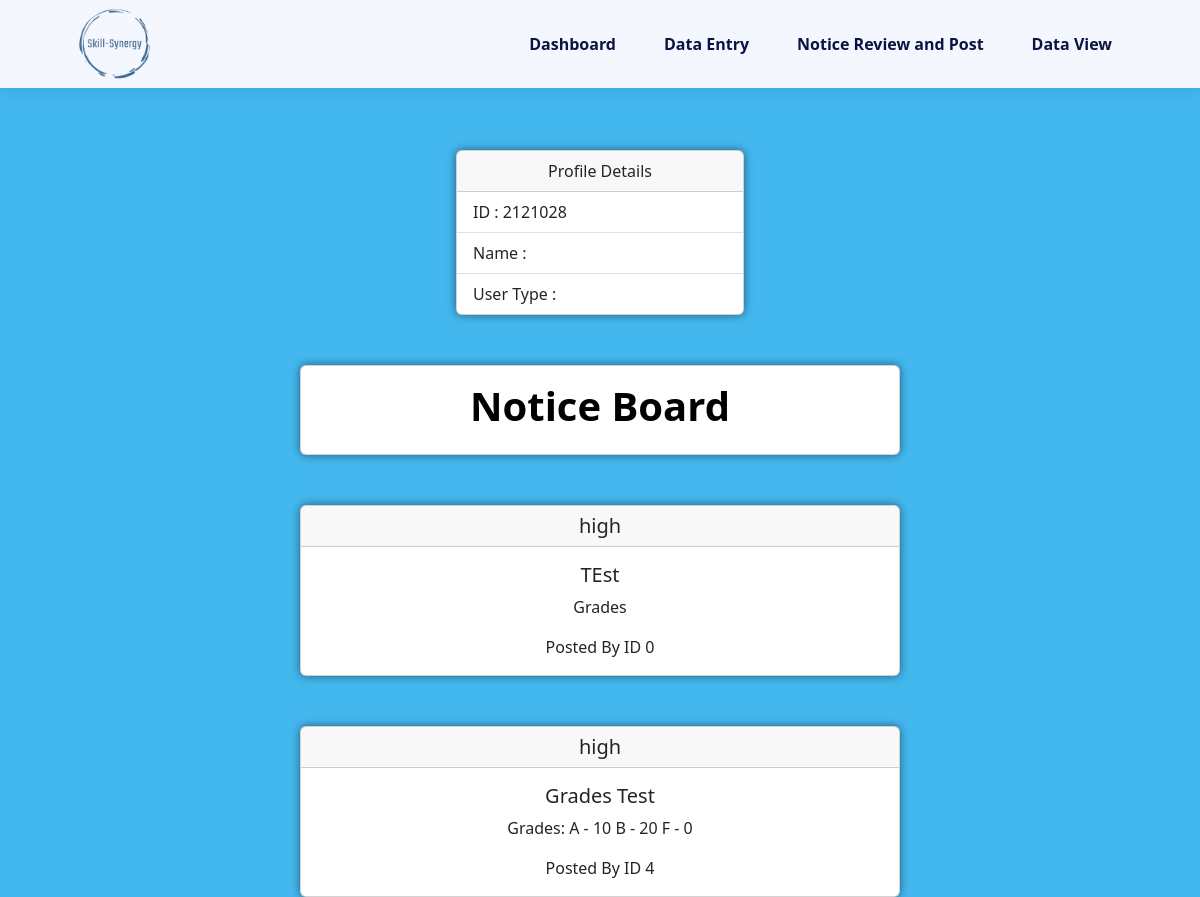
The page /admin_dashboard.php (signed in) on the database its author committed.
### tables this page shows
CREATE TABLE `notice_board` (
  `notice_id` int(11) NOT NULL,
  `title` varchar(255) NOT NULL,
  `content` varchar(255) NOT NULL,
  `date_posted` date NOT NULL,
  `posted_by` int(11) NOT NULL,
  `priority_level` varchar(4) NOT NULL
);

### admin_dashboard.php (the view, shortened to what this page needs)
<?php
$id = $_SESSION['ID'];
?>
<!DOCTYPE html>
<html lang="en">
<head>
    <link rel="stylesheet" href="https://cdnjs.cloudflare.com/ajax/libs/remixicon/3.5.0/remixicon.css" />
    <link rel="stylesheet" href="style.css" />
    <link href="https://cdn.jsdelivr.net/npm/bootstrap@5.3.2/dist/css/bootstrap.min.css" rel="stylesheet" />
</head>
<body>
    <header class="header" id="header">
        <nav class="navbar_custom nav-container">
            <img src="skill-Synergy.png" alt="" class="nav__logo">
            <div class="nav__menu" id="nav-menu">
                <ul class="nav__list">
                    <li class="nav__item">
                        <a href="admin_dashboard.php" class="nav__link">Dashboard</a>
                    </li>
                    <li class="nav__item">
                        <a href="data_entry.php" class="nav__link">Data Entry</a>
                    </li>
                    <li class="nav__item">
                        <a href="notice.php" class="nav__link">Notice Review and Post</a>
                    </li>
                    <li class="nav__item">
                        <a href="data_view.php" class="nav__link">Data View</a>
                    </li>
                </ul>
            </div>
        </nav>
    </header>
    <div>
        <div class="profile-details">
            <?php
            include 'db.php';
            $sql = "SELECT f_name,l_name,userType FROM admins where i_id = '$id'";
            $query = mysqli_query($conn, $sql);
            $info = mysqli_fetch_array($query);
            $type = $info['userType'];
            $f_name = $info['f_name'];
            $l_name = $info['l_name'];
            ?>
            <div class="card" style="width: 18rem;" id="card_2">
                <div class="card-header">
                    Profile Details
                </div>
                <ul class="list-group list-group-flush">
                    <li class="list-group-item">ID : <?= $id ?></li>
                    <li class="list-group-item">Name : <?= $f_name ?> <?= $l_name ?></li>
                    <li class="list-group-item">User Type : <?= $type ?></li>
                </ul>
            </div>
            <div class="card card_1 col-sm-6 mb-3 mb-sm-0">
            <div class="card-body ">
                <h1 class="h13">Notice Board</h1>
            </div>
        </div>
        <?php
        include 'db.php';
        $sql = "SELECT notice_id, title, content, posted_by, priority_level FROM  notice_board";
        $query = mysqli_query($conn, $sql);
        if (mysqli_num_rows($query) > 0) {
        ?>
            <?php
            while ($info = mysqli_fetch_array($query)) {
                $title = $info['title'];
                $content = $info['content'];
                $posted_by = $info['posted_by'];
                $pririty_level = $info['priority_level'];
            ?>
                <div class="card card_1 col-sm-6 mb-3 mb-sm-0">
                    <h5 class="card-header"><?= $pririty_level ?></h5>
                    <div class="card-body">
                        <h5 class="card-title"><?= $title ?></h5>
                        <p class="card-text"><?= $content ?></p>
                        <p class="card-text">Posted By ID <?= $posted_by ?></p>
                    </div>
                </div>
        <?php
            }
        }
        ?>
        </div>
    </div>
</body>
</html>

### style.css (style rules this page uses)
:root { --header-height: 3.5rem; --first-color: #06BBCC; --title-color: hsl(230, 75%, 15%); --text-color: hsl(230, 12%, 40%); --body-color: hsl(230, 100%, 98%); --container-color: hsl(230, 100%, 97%); --border-color: #06BBCC; --body-font: "Poppins", sans-serif; --h2-font-size: 1.25rem; --normal-font-size: 0.938rem; --font-regular: 400; --font-medium: 500; --font-semi-bold: 600; --z-fixed: 100; --z-modal: 1000; }
@media screen and (min-width: 1023px) { :root { --h2-font-size: 1.5rem; --normal-font-size: 1rem; } }
* { box-sizing: border-box; padding: 0; margin: 0; }
html { scroll-behavior: smooth; }
body, input, button { font-family: var(--body-font); font-size: var(--normal-font-size); }
body { background-color: hsl(199, 84%, 60%) !important; background-size: cover; background-position: center; background-repeat: no-repeat; background-attachment: fixed; }
ul { list-style: none; }
a { text-decoration: none !important; }
img { display: block; max-width: 100%; height: auto; }
.nav-container { max-width: 1120px !important; margin-inline: 1.5rem; }
.header { position: fixed; top: 0; left: 0; width: 100%; background-color: var(--body-color); box-shadow: 0 2px 16px hsla(230, 75%, 32%, 0.15); z-index: var(--z-fixed); }
.navbar_custom { height: var(--header-height); display: flex; justify-content: space-between; align-items: center; }
.nav__logo { height: 79px; width: 150px; }
.nav__list { display: flex; flex-direction: column; row-gap: 2.5rem; text-align: center; margin-bottom: 0; }
.nav__link { color: var(--title-color); font-weight: var(--font-semi-bold); transition: color 0.4s; }
img { width: 100%; height: auto; object-fit: cover; }
img { object-fit: contain; }
@media screen and (min-width: 1023px) { .navbar_custom { height: calc(var(--header-height) + 2rem); column-gap: 3rem; } }
@media screen and (min-width: 1023px) { .nav__menu { margin-left: auto; } }
@media screen and (min-width: 1023px) { .nav__list { flex-direction: row; column-gap: 3rem; } }
@media screen and (min-width: 1150px) { .nav-container { margin-inline: auto; } }

### admin_dashboard.php (style rules this page uses)
a { text-decoration: none; }
.card-header { text-align: center; }
.card_1 { margin: 0 auto; float: none; margin-bottom: 10px; margin-top: 50px; box-shadow: 0px 0px 10px rgba(0, 0, 0, 0.5); text-align: center; }
.h13 { text-align: center; color: black; font-weight: bold; }
#card_2 { margin: 0 auto; float: none; margin-bottom: 10px; margin-top: 50px; box-shadow: 0px 0px 10px rgba(0, 0, 0, 0.5); }
.profile-details { margin-top: 150px; }

### rows shown on the page
notice_board: priority_level "high", title "TEst", content "Grades", posted_by "0"
notice_board: priority_level "high", title "Grades Test", content "Grades: A - 10 B - 20 F - 0", posted_by "4"

### other values the page prints
$id "2121028"
